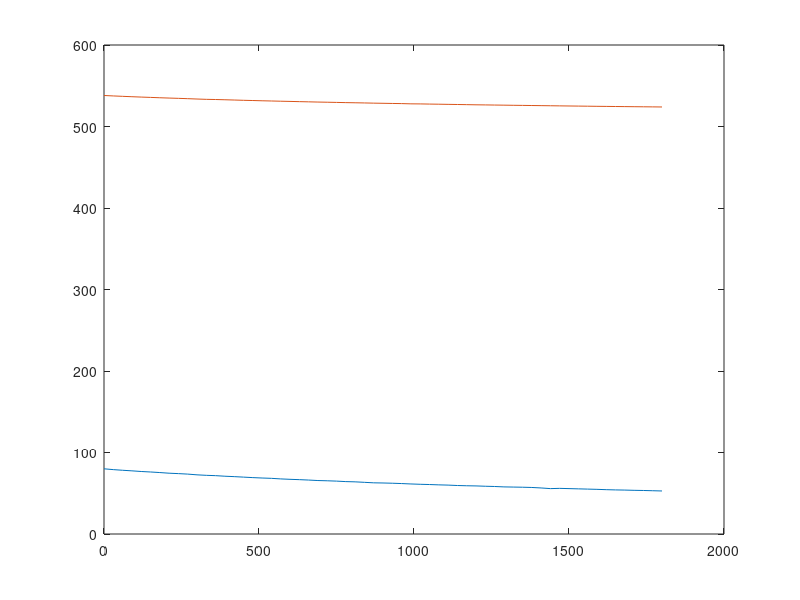

Write the MATLAB code that produced this figure.
clear all; clc; clf; format shortG
% t,[s]	T,[C]	m,[g]

ExpData = [0	   80.00  538.05
		       30	  79.00  537.51
		       60	  78.20	 537.02
		       90	  77.50	 536.55
		     120	 76.70	536.11
		     150	 76.10	535.71
		     180	 75.40	535.28
		     210	 74.60	534.90
		     240	 74.10	534.55
		     270	 73.50	534.15
		     300	 72.60	533.72
		     330	 72.00	533.33
		     360	 71.60	533.12
		     390	 70.90	532.82
		     420	 70.40	532.49
			 450	 69.80	532.15
			 480	 69.20	531.88
			 510	 68.70	531.57
			 540	 68.30	531.31
			 570	 67.60	531.03
			 600	 67.10	530.79
			 630	 66.70	530.51
			 660	 66.20	530.27
			 690	 65.60	530.00
			 720	 65.30	529.79
			 750	 64.90	529.56
			 780	 64.30	529.31
			 810	 64.00	529.12
			 840	 63.40	528.91
			 870	 62.80	528.66
			 900	 62.60	528.48
			 930	 62.30	528.28
			 960	 61.90	528.11
			 990	 61.40	527.81
			1020	 61.00	527.72
			1050	 60.70	527.52
			1080	 60.30	527.36
			1110	 60.00	527.17
			1140	 59.50	527.00
			1170	 59.20	526.82
			1200	 59.00	526.62
			1230	 58.60	526.49
			1260	58.30	526.33
			1290	57.80	526.19
			1320	57.60	526.03
			1350	57.40	525.90
			1380	57.10	525.75
			1410	56.50	525.61
			1440	55.70	525.46
			1470	56.00	525.32
			1500	55.70	525.18
			1530	55.40	525.05
			1560	55.10	524.92
			1590	54.80	524.77
			1620	54.40	524.66
			1650	54.10	524.53
			1680	53.90	524.42
			1710	53.60	524.30
			1740	53.40	524.19
			1770	53.10	524.08
			1800	52.80	523.96];
		
		t   = ExpData(:,1);
		T  = ExpData(:,2);
		m  = ExpData(:,3);
		plot(t,T), hold on
		plot(t,m)
		
		
		